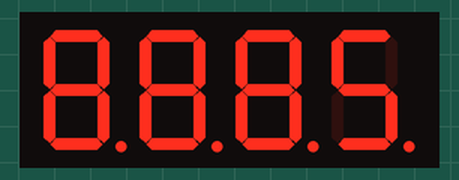
A sketch run on a simulated Arduino Uno, built with avr-gcc and run on an emulated ATmega328P. Shown: 4-digit seven-segment display. Wiring (inferred from the names in the program): 4-digit 7-segment display, segments lit when LOW: segments pin 5, pin 9, pin 12, pin 6, pin 10, pin 7, pin 11, pin 8; digit selects A1, A2, A3, A4. The segment pins are drawn as the display they are named for.

Above: at 0.1 s.
At 7.3 s:
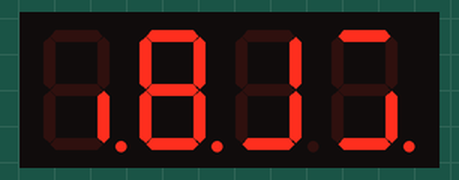
At 11.3 s:
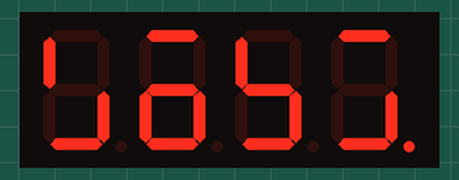
At 15.4 s:
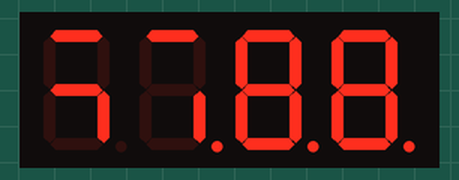
At 24.5 s:
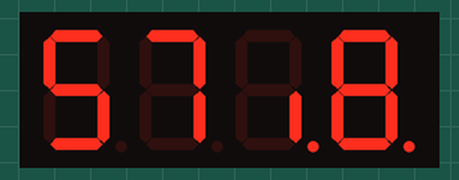
At 35.7 s:
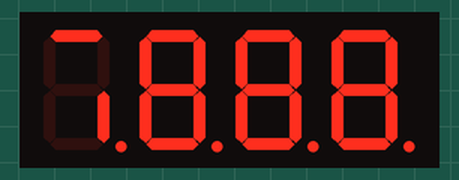

Measured:
- what the display in image 0 shows lasts 1.0 s, from 0.1 s to 1.1 s

The sketch:

tiker_example.ino
```cpp
int anodPins[] = {A1, A2, A3, A4}; // Задаем пины для кажого разряда
int segmentsPins[] = {5, 6, 7, 8, 9, 10, 11, 12}; //Задаем пины для каждого сегмента (из 7 + 1(точка))

#define SYMBOLS_NUM 23

void setup() {
  for (int i = 0; i < 4; i++) {
    pinMode(anodPins[i], OUTPUT);
  }
  for (int i = 0; i < 8; i++) {
    pinMode(segmentsPins[i], OUTPUT);
  }
}
//p,G,F,E,D,C,B,A
byte name[23] = {
  0b00000000,
  0b00000000,
  0b00000000,
  0b00000000,
  0b00110000,
  0b00111000,
  0b00111000,
  0b01101110,
  0b01110111,
  0b00000000,
  0b01101101,
  0b01110100,
  0b01111001,
  0b00011100,
  0b00111001,
  0b01110100,
  0b00111110,
  0b01110110,
  0b00000000,
  0b00000000,
  0b00000000,
  0b00000000,
};
byte year[4] = {
  0b01011011,
  0b00111111,
  0b00000110,
  0b00100111
};

int miliSec = 0;

int first_rank_index = 0;
int second_rank_index = 1;
int third_rank_index = 2;
int fourth_rank_index = 3;

void loop() {
  setNumber(0, name[first_rank_index]);
  setNumber(1, name[second_rank_index]);
  setNumber(2, name[third_rank_index]);
  setNumber(3, name[fourth_rank_index]);

  if(miliSec % 50 == 0)
  {
    first_rank_index += 1;
    second_rank_index += 1;
    third_rank_index += 1;
    fourth_rank_index += 1;
  }

  miliSec++;
  if(miliSec == 50 * SYMBOLS_NUM - 200)
  {
    miliSec = 0;

    first_rank_index = 0;
    second_rank_index = 1;
    third_rank_index = 2;
    fourth_rank_index = 3;
  }
}

void setNumber(int numNumber, byte number)
{
  for (int i = 0; i < 8; i++) {
    digitalWrite(segmentsPins[i], bitRead(number,i));
  }

  for(int j = 0; j < 4; j++)
  {
    digitalWrite(anodPins[j], HIGH);
  }

  digitalWrite(anodPins[numNumber], LOW);
  delay(5);
}
```
